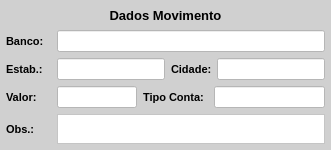
           <widget class="QWidget" name="widget_9" native="true">
            <property name="minimumSize">
             <size>
              <width>0</width>
              <height>140</height>
             </size>
            </property>
            <property name="maximumSize">
             <size>
              <width>16777215</width>
              <height>16777215</height>
             </size>
            </property>
            <property name="styleSheet">
             <string notr="true">background-color: rgb(208, 208, 208);</string>
            </property>
            <layout class="QVBoxLayout" name="verticalLayout_4">
             <property name="leftMargin">
              <number>6</number>
             </property>
             <property name="topMargin">
              <number>6</number>
             </property>
             <property name="rightMargin">
              <number>6</number>
             </property>
             <property name="bottomMargin">
              <number>6</number>
             </property>
             <item>
              <widget class="QLabel" name="label_titulo_2">
               <property name="minimumSize">
                <size>
                 <width>0</width>
                 <height>18</height>
                </size>
               </property>
               <property name="maximumSize">
                <size>
                 <width>16777215</width>
                 <height>18</height>
                </size>
               </property>
               <property name="font">
                <font>
                 <pointsize>10</pointsize>
                 <weight>75</weight>
                 <bold>true</bold>
                </font>
               </property>
               <property name="text">
                <string>Dados Movimento</string>
               </property>
               <property name="alignment">
                <set>Qt::AlignCenter</set>
               </property>
              </widget>
             </item>
             <item>
              <widget class="QWidget" name="widget_22" native="true">
               <property name="minimumSize">
                <size>
                 <width>0</width>
                 <height>20</height>
                </size>
               </property>
               <property name="maximumSize">
                <size>
                 <width>16777215</width>
                 <height>30</height>
                </size>
               </property>
               <layout class="QHBoxLayout" name="horizontalLayout_14">
                <property name="leftMargin">
                 <number>0</number>
                </property>
                <property name="topMargin">
                 <number>0</number>
                </property>
                <property name="rightMargin">
                 <number>0</number>
                </property>
                <property name="bottomMargin">
                 <number>0</number>
                </property>
                <item>
                 <widget class="QLabel" name="label_38">
                  <property name="minimumSize">
                   <size>
                    <width>45</width>
                    <height>0</height>
                   </size>
                  </property>
                  <property name="maximumSize">
                   <size>
                    <width>45</width>
                    <height>16777215</height>
                   </size>
                  </property>
                  <property name="font">
                   <font>
                    <pointsize>8</pointsize>
                    <weight>75</weight>
                    <bold>true</bold>
                   </font>
                  </property>
                  <property name="text">
                   <string>Banco:</string>
                  </property>
                  <property name="alignment">
                   <set>Qt::AlignLeading|Qt::AlignLeft|Qt::AlignVCenter</set>
                  </property>
                 </widget>
                </item>
                <item>
                 <widget class="QLineEdit" name="line_Banco">
                  <property name="sizePolicy">
                   <sizepolicy hsizetype="Preferred" vsizetype="Preferred">
                    <horstretch>0</horstretch>
                    <verstretch>0</verstretch>
                   </sizepolicy>
                  </property>
                  <property name="maximumSize">
                   <size>
                    <width>16777215</width>
                    <height>16777215</height>
                   </size>
                  </property>
                  <property name="font">
                   <font>
                    <pointsize>8</pointsize>
                   </font>
                  </property>
                  <property name="styleSheet">
                   <string notr="true">background-color: rgb(255, 255, 255);</string>
                  </property>
                  <property name="text">
                   <string/>
                  </property>
                  <property name="maxLength">
                   <number>45</number>
                  </property>
                  <property name="alignment">
                   <set>Qt::AlignLeading|Qt::AlignLeft|Qt::AlignVCenter</set>
                  </property>
                 </widget>
                </item>
               </layout>
              </widget>
             </item>
             <item>
              <widget class="QWidget" name="widget_23" native="true">
               <property name="minimumSize">
                <size>
                 <width>0</width>
                 <height>20</height>
                </size>
               </property>
               <property name="maximumSize">
                <size>
                 <width>16777215</width>
                 <height>30</height>
                </size>
               </property>
               <layout class="QHBoxLayout" name="horizontalLayout_15">
                <property name="leftMargin">
                 <number>0</number>
                </property>
                <property name="topMargin">
                 <number>0</number>
                </property>
                <property name="rightMargin">
                 <number>0</number>
                </property>
                <property name="bottomMargin">
                 <number>0</number>
                </property>
                <item>
                 <widget class="QLabel" name="label_40">
                  <property name="minimumSize">
                   <size>
                    <width>45</width>
                    <height>0</height>
                   </size>
                  </property>
                  <property name="maximumSize">
                   <size>
                    <width>45</width>
                    <height>16777215</height>
                   </size>
                  </property>
                  <property name="font">
                   <font>
                    <pointsize>8</pointsize>
                    <weight>75</weight>
                    <bold>true</bold>
                   </font>
                  </property>
                  <property name="text">
                   <string>Estab.:</string>
                  </property>
                  <property name="alignment">
                   <set>Qt::AlignLeading|Qt::AlignLeft|Qt::AlignVCenter</set>
                  </property>
                 </widget>
                </item>
                <item>
                 <widget class="QLineEdit" name="line_Estab">
                  <property name="sizePolicy">
                   <sizepolicy hsizetype="Preferred" vsizetype="Preferred">
                    <horstretch>0</horstretch>
                    <verstretch>0</verstretch>
                   </sizepolicy>
                  </property>
                  <property name="maximumSize">
                   <size>
                    <width>16777215</width>
                    <height>16777215</height>
                   </size>
                  </property>
                  <property name="font">
                   <font>
                    <pointsize>8</pointsize>
                   </font>
                  </property>
                  <property name="styleSheet">
                   <string notr="true">background-color: rgb(255, 255, 255);</string>
                  </property>
                  <property name="text">
                   <string/>
                  </property>
                  <property name="maxLength">
                   <number>45</number>
                  </property>
                  <property name="alignment">
                   <set>Qt::AlignLeading|Qt::AlignLeft|Qt::AlignVCenter</set>
                  </property>
                 </widget>
                </item>
                <item>
                 <widget class="QLabel" name="label_41">
                  <property name="minimumSize">
                   <size>
                    <width>40</width>
                    <height>0</height>
                   </size>
                  </property>
                  <property name="maximumSize">
                   <size>
                    <width>40</width>
                    <height>16777215</height>
                   </size>
                  </property>
                  <property name="font">
                   <font>
                    <pointsize>8</pointsize>
                    <weight>75</weight>
                    <bold>true</bold>
                   </font>
                  </property>
                  <property name="text">
                   <string>Cidade:</string>
                  </property>
                  <property name="alignment">
                   <set>Qt::AlignLeading|Qt::AlignLeft|Qt::AlignVCenter</set>
                  </property>
                 </widget>
                </item>
                <item>
                 <widget class="QLineEdit" name="line_Cidade">
                  <property name="sizePolicy">
                   <sizepolicy hsizetype="Preferred" vsizetype="Preferred">
                    <horstretch>0</horstretch>
                    <verstretch>0</verstretch>
                   </sizepolicy>
                  </property>
                  <property name="maximumSize">
                   <size>
                    <width>16777215</width>
                    <height>16777215</height>
                   </size>
                  </property>
                  <property name="font">
                   <font>
                    <pointsize>8</pointsize>
                   </font>
                  </property>
                  <property name="styleSheet">
                   <string notr="true">background-color: rgb(255, 255, 255);</string>
                  </property>
                  <property name="text">
                   <string/>
                  </property>
                  <property name="maxLength">
                   <number>45</number>
                  </property>
                  <property name="alignment">
                   <set>Qt::AlignLeading|Qt::AlignLeft|Qt::AlignVCenter</set>
                  </property>
                 </widget>
                </item>
               </layout>
              </widget>
             </item>
             <item>
              <widget class="QWidget" name="widget_13" native="true">
               <property name="minimumSize">
                <size>
                 <width>0</width>
                 <height>20</height>
                </size>
               </property>
               <property name="maximumSize">
                <size>
                 <width>16777215</width>
                 <height>30</height>
                </size>
               </property>
               <layout class="QHBoxLayout" name="horizontalLayout_8">
                <property name="leftMargin">
                 <number>0</number>
                </property>
                <property name="topMargin">
                 <number>0</number>
                </property>
                <property name="rightMargin">
                 <number>0</number>
                </property>
                <property name="bottomMargin">
                 <number>0</number>
                </property>
                <item>
                 <widget class="QLabel" name="label_42">
                  <property name="minimumSize">
                   <size>
                    <width>45</width>
                    <height>0</height>
                   </size>
                  </property>
                  <property name="maximumSize">
                   <size>
                    <width>45</width>
                    <height>16777215</height>
                   </size>
                  </property>
                  <property name="font">
                   <font>
                    <pointsize>8</pointsize>
                    <weight>75</weight>
                    <bold>true</bold>
                   </font>
                  </property>
                  <property name="text">
                   <string>Valor:</string>
                  </property>
                  <property name="alignment">
                   <set>Qt::AlignLeading|Qt::AlignLeft|Qt::AlignVCenter</set>
                  </property>
                 </widget>
                </item>
                <item>
                 <widget class="QLineEdit" name="line_Valor">
                  <property name="sizePolicy">
                   <sizepolicy hsizetype="Preferred" vsizetype="Preferred">
                    <horstretch>0</horstretch>
                    <verstretch>0</verstretch>
                   </sizepolicy>
                  </property>
                  <property name="maximumSize">
                   <size>
                    <width>80</width>
                    <height>16777215</height>
                   </size>
                  </property>
                  <property name="font">
                   <font>
                    <pointsize>8</pointsize>
                   </font>
                  </property>
                  <property name="styleSheet">
                   <string notr="true">background-color: rgb(255, 255, 255);</string>
                  </property>
                  <property name="text">
                   <string/>
                  </property>
                  <property name="maxLength">
                   <number>45</number>
                  </property>
                  <property name="alignment">
                   <set>Qt::AlignLeading|Qt::AlignLeft|Qt::AlignVCenter</set>
                  </property>
                  <property name="readOnly">
                   <bool>true</bool>
                  </property>
                 </widget>
                </item>
                <item>
                 <widget class="QLabel" name="label_39">
                  <property name="minimumSize">
                   <size>
                    <width>65</width>
                    <height>0</height>
                   </size>
                  </property>
                  <property name="maximumSize">
                   <size>
                    <width>65</width>
                    <height>16777215</height>
                   </size>
                  </property>
                  <property name="font">
                   <font>
                    <pointsize>8</pointsize>
                    <weight>75</weight>
                    <bold>true</bold>
                   </font>
                  </property>
                  <property name="text">
                   <string>Tipo Conta:</string>
                  </property>
                  <property name="alignment">
                   <set>Qt::AlignLeading|Qt::AlignLeft|Qt::AlignVCenter</set>
                  </property>
                 </widget>
                </item>
                <item>
                 <widget class="QLineEdit" name="line_Tipo">
                  <property name="sizePolicy">
                   <sizepolicy hsizetype="Preferred" vsizetype="Preferred">
                    <horstretch>0</horstretch>
                    <verstretch>0</verstretch>
                   </sizepolicy>
                  </property>
                  <property name="maximumSize">
                   <size>
                    <width>16777215</width>
                    <height>16777215</height>
                   </size>
                  </property>
                  <property name="font">
                   <font>
                    <pointsize>8</pointsize>
                   </font>
                  </property>
                  <property name="styleSheet">
                   <string notr="true">background-color: rgb(255, 255, 255);</string>
                  </property>
                  <property name="text">
                   <string/>
                  </property>
                  <property name="maxLength">
                   <number>45</number>
                  </property>
                  <property name="alignment">
                   <set>Qt::AlignLeading|Qt::AlignLeft|Qt::AlignVCenter</set>
                  </property>
                 </widget>
                </item>
               </layout>
              </widget>
             </item>
             <item>
              <widget class="QWidget" name="widget_11" native="true">
               <property name="minimumSize">
                <size>
                 <width>0</width>
                 <height>20</height>
                </size>
               </property>
               <property name="maximumSize">
                <size>
                 <width>16777215</width>
                 <height>30</height>
                </size>
               </property>
               <layout class="QHBoxLayout" name="horizontalLayout_5">
                <property name="leftMargin">
                 <number>0</number>
                </property>
                <property name="topMargin">
                 <number>0</number>
                </property>
                <property name="rightMargin">
                 <number>0</number>
                </property>
                <property name="bottomMargin">
                 <number>0</number>
                </property>
                <item>
                 <widget class="QLabel" name="label_28">
                  <property name="minimumSize">
                   <size>
                    <width>45</width>
                    <height>0</height>
                   </size>
                  </property>
                  <property name="maximumSize">
                   <size>
                    <width>45</width>
                    <height>16777215</height>
                   </size>
                  </property>
                  <property name="font">
                   <font>
                    <pointsize>8</pointsize>
                    <weight>75</weight>
                    <bold>true</bold>
                   </font>
                  </property>
                  <property name="text">
                   <string>Obs.:</string>
                  </property>
                  <property name="alignment">
                   <set>Qt::AlignLeading|Qt::AlignLeft|Qt::AlignVCenter</set>
                  </property>
                 </widget>
                </item>
                <item>
                 <widget class="QPlainTextEdit" name="plain_Obs">
                  <property name="sizePolicy">
                   <sizepolicy hsizetype="Preferred" vsizetype="Preferred">
                    <horstretch>0</horstretch>
                    <verstretch>0</verstretch>
                   </sizepolicy>
                  </property>
                  <property name="minimumSize">
                   <size>
                    <width>0</width>
                    <height>0</height>
                   </size>
                  </property>
                  <property name="maximumSize">
                   <size>
                    <width>16777215</width>
                    <height>16777215</height>
                   </size>
                  </property>
                  <property name="styleSheet">
                   <string notr="true">background-color: rgb(255, 255, 255);</string>
                  </property>
                 </widget>
                </item>
               </layout>
              </widget>
             </item>
            </layout>
           </widget>
